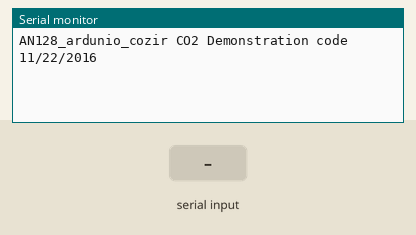
Recording of a sketch running on a simulated Arduino Uno, built with avr-gcc and run on an emulated ATmega328P. Parts: the last lines printed to the serial monitor. The test bench sets the inputs (shaded band).

Above: at 2.2 s.
2.3 s: "5Z" received over the second serial link
At 4.9 s:
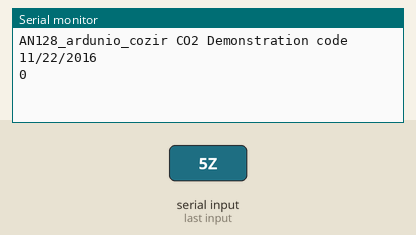
5.3 s: "Z,45Z" received over the second serial link
At 6.2 s:
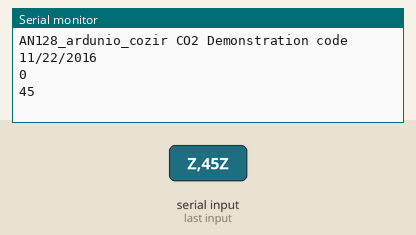

Measured:
- after the input at 2.3 s, the serial monitor: prints a new line after 1.7 s (image 1)
- after the input at 5.3 s, the serial monitor: prints a new line after 0.23 s (image 2)

The sketch:

prueba_sensor_CO2.ino
```cpp
/*
  Arduino________COZIR Sensor
   GND ------------------ 1 (gnd)
   3.3v------------------- 3 (Vcc)
    12 -------------------- 5 (Rx)
    13 -------------------- 7 (Tx)
*/
#include <SoftwareSerial.h>

SoftwareSerial mySerial(12, 13); // RX, TX pins on Ardunio

int co2 =0;
double multiplier = 5;// 1 for 2% =20000 PPM, 10 for 20% = 200,000 PPM
uint8_t buffer[25];
uint8_t ind =0;
uint8_t index =0;

int fill_buffer();  // function prototypes here
int format_output();

void setup() {
  Serial.begin(9600);
  Serial.print("\n\n");
  Serial.println("AN128_ardunio_cozir CO2 Demonstration code 11/22/2016\n\n");
  mySerial.begin(9600); // Start serial communications with sensor
  mySerial.println("K 0");  // Set Command mode
  mySerial.println("K 2");  // set polling mode
  mySerial.readString();

}

void loop() {
  mySerial.println("Z");
  if(mySerial.available()){
    if(mySerial.read() == 'Z'){
      mySerial.read();
      Serial.println(mySerial.readStringUntil('Z').toInt());
      mySerial.readString();
    }
  }
  delay(500);

}

int fill_buffer(void){


// Fill buffer with sensor ascii data
ind = 0;
while(buffer[ind-1] != 0x0A){  // Read sensor and fill buffer up to 0XA = CR
  if(mySerial.available()){
    buffer[ind] = mySerial.read();
    ind++;
    }

  }
  // buffer() now filled with sensor ascii data
  // ind contains the number of characters loaded into buffer up to 0xA =  CR
  ind = ind -2; // decrement buffer to exactly match last numerical character
  }

 int format_output(void){ // read buffer, extract 6 ASCII chars, convert to PPM and print
   co2 = buffer[15-index]-0x30;
  co2 = co2+((buffer[14-index]-0x30)*10);
  co2 +=(buffer[13-index]-0x30)*100;
  co2 +=(buffer[12-index]-0x30)*1000;
  co2 +=(buffer[11-index]-0x30)*10000;
  Serial.print("\n CO2 = ");
  Serial.print(co2*multiplier,0);
// Serial.print(" PPM,");
//    Serial.print("\n");
  delay(200);
 }
```
